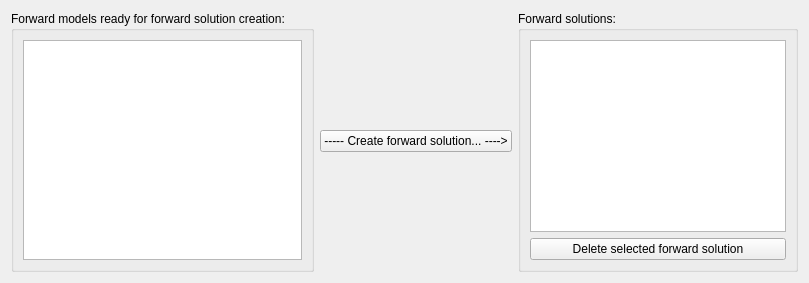
            <widget class="QWidget" name="tabForwardSolution">
             <attribute name="title">
              <string>Forward solution</string>
             </attribute>
             <layout class="QFormLayout" name="formLayout_11">
              <item row="0" column="0" colspan="2">
               <layout class="QHBoxLayout" name="horizontalLayout_7">
                <item>
                 <widget class="QGroupBox" name="groupBox_4">
                  <property name="title">
                   <string>Forward models ready for forward solution creation:</string>
                  </property>
                  <layout class="QGridLayout" name="gridLayout_20">
                   <item row="0" column="0">
                    <widget class="QTableView" name="tableViewFModelsForSolution"/>
                   </item>
                  </layout>
                 </widget>
                </item>
                <item>
                 <widget class="QPushButton" name="pushButton">
                  <property name="text">
                   <string>----- Create forward solution... ----&gt;</string>
                  </property>
                 </widget>
                </item>
                <item>
                 <widget class="QGroupBox" name="groupBox_5">
                  <property name="title">
                   <string>Forward solutions:</string>
                  </property>
                  <layout class="QGridLayout" name="gridLayout_21">
                   <item row="0" column="0">
                    <widget class="QTableView" name="tableView_2"/>
                   </item>
                   <item row="1" column="0">
                    <widget class="QPushButton" name="pushButton_2">
                     <property name="text">
                      <string>Delete selected forward solution</string>
                     </property>
                    </widget>
                   </item>
                  </layout>
                 </widget>
                </item>
               </layout>
              </item>
             </layout>
            </widget>
